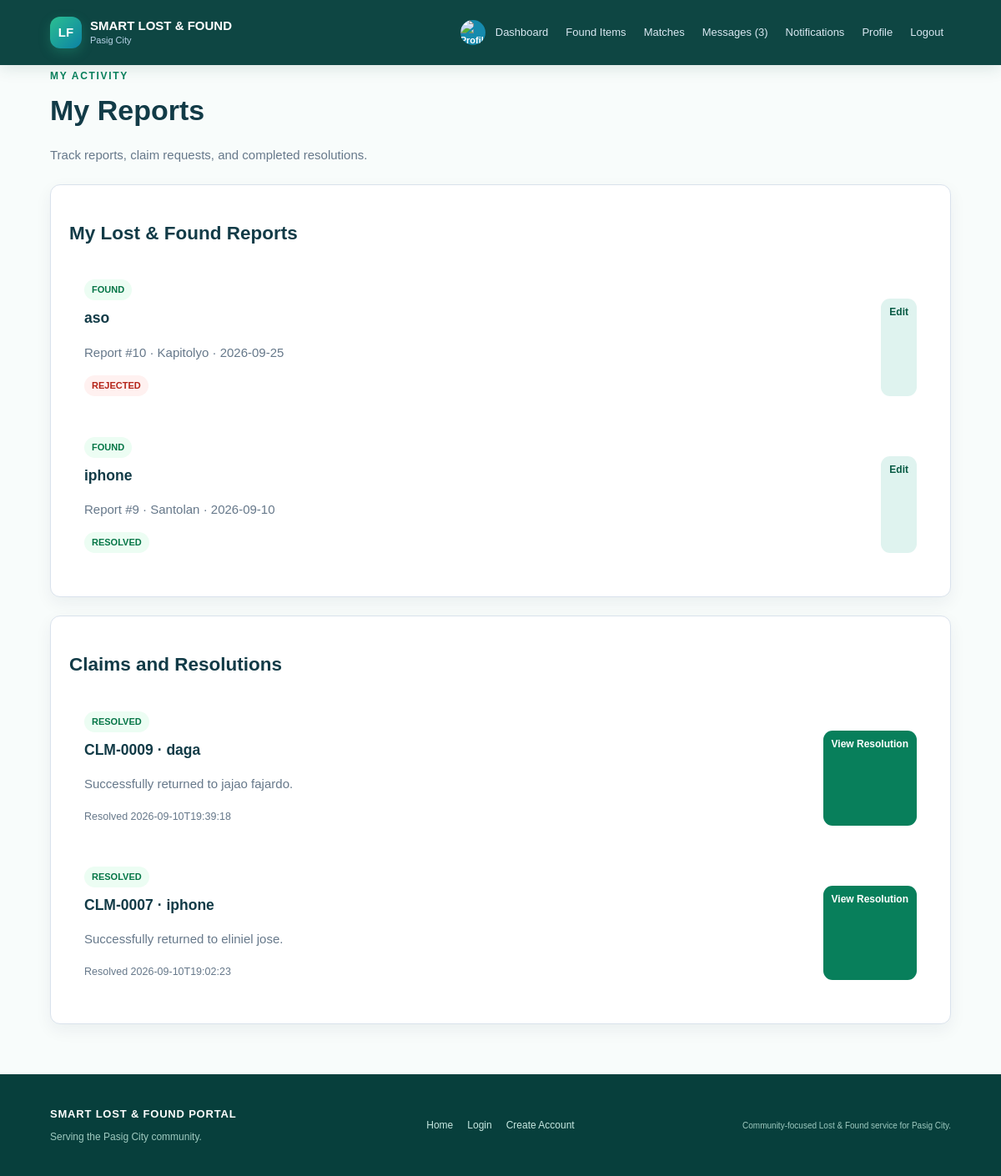
The app's page /my-reports (signed in), older data.
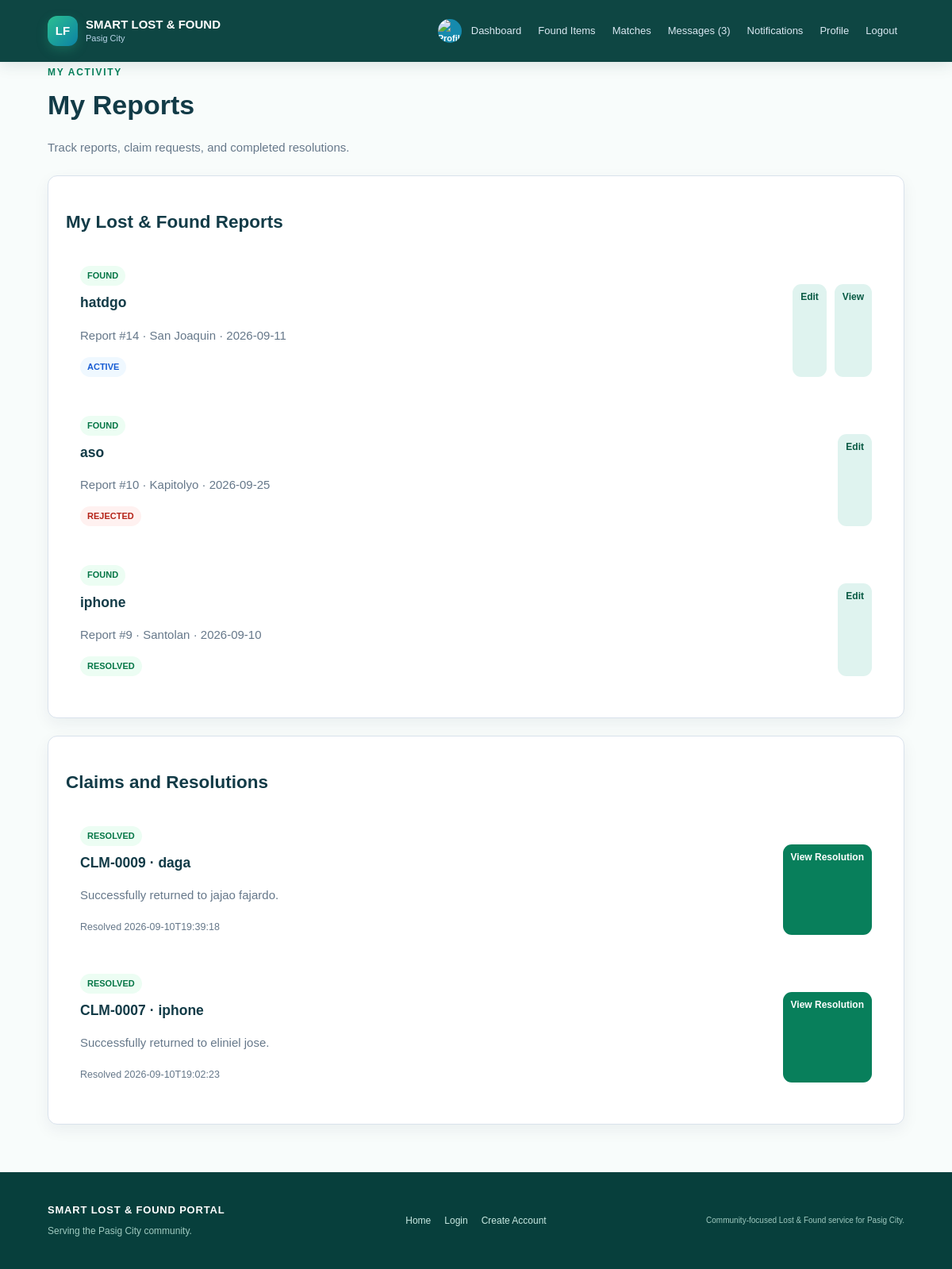
The same page, newer data.
### tables this page shows
CREATE TABLE items (id INTEGER PRIMARY KEY AUTOINCREMENT, user_id INTEGER NOT NULL, item_type TEXT NOT NULL, item_name TEXT NOT NULL, category TEXT NOT NULL, location TEXT NOT NULL, item_date TEXT NOT NULL, item_time TEXT, color TEXT, description TEXT, status TEXT NOT NULL DEFAULT 'ACTIVE', created_at TEXT DEFAULT CURRENT_TIMESTAMP, additional_details TEXT, contact_info TEXT, image_filename TEXT, updated_at TEXT, specific_location TEXT, review_notes TEXT, FOREIGN KEY(user_id) REFERENCES users(id));

CREATE TABLE claims (id INTEGER PRIMARY KEY AUTOINCREMENT, item_id INTEGER NOT NULL, claimant_id INTEGER NOT NULL, proof TEXT, status TEXT NOT NULL DEFAULT 'PENDING', admin_notes TEXT, created_at TEXT DEFAULT CURRENT_TIMESTAMP, reviewed_at TEXT, reason TEXT, proof_filename TEXT, id_filename TEXT, updated_at TEXT, release_barangay TEXT, release_location TEXT, release_instructions TEXT, required_documents TEXT, coordination_contact TEXT, FOREIGN KEY(item_id) REFERENCES items(id), FOREIGN KEY(claimant_id) REFERENCES users(id));

CREATE TABLE users (id INTEGER PRIMARY KEY AUTOINCREMENT, username TEXT UNIQUE NOT NULL, email TEXT UNIQUE NOT NULL, password_hash TEXT NOT NULL, role TEXT NOT NULL DEFAULT 'STUDENT', full_name TEXT, student_id TEXT, security_question TEXT, security_answer_hash TEXT, account_status TEXT DEFAULT 'ACTIVE', created_at TEXT, profile_picture TEXT, theme_preference TEXT DEFAULT 'light');

### main.py (the view)
@app.route("/my-reports")
def my_reports():
    if (blocked := normal_user_required()):
        return blocked
    conn = get_connection()
    items = conn.execute("SELECT * FROM items WHERE user_id=? ORDER BY id DESC", (session["user_id"],)).fetchall()
    claims = conn.execute(
        "SELECT claims.*,items.item_name,items.user_id AS finder_id,claimant.full_name AS claimant_name,claimant.profile_picture AS claimant_picture "
        "FROM claims JOIN items ON items.id=claims.item_id JOIN users AS claimant ON claimant.id=claims.claimant_id "
        "WHERE claims.claimant_id=? OR items.user_id=? ORDER BY claims.id DESC",
        (session["user_id"], session["user_id"])
    ).fetchall()
    conn.close()
    return render_template("my_reports.html", items=items, claims=claims)

### database.py (called while the page is built)
def get_connection():
    conn = sqlite3.connect(DB_NAME)
    conn.row_factory = sqlite3.Row
    conn.execute("PRAGMA foreign_keys = ON")
    return conn

### main.py (called while the page is built)
def is_admin(user=None):
    return bool(user and str(user["role"]).upper() == "ADMIN")

def current_user():
    user_id = session.get("user_id")
    if not user_id:
        return None
    conn = get_connection()
    user = conn.execute("SELECT * FROM users WHERE id=?", (user_id,)).fetchone()
    conn.close()
    return user

def user_required(message="Please log in to continue."):
    if not session.get("user_id"):
        flash(message, "info")
        return redirect(url_for("login", next=request.path))
    return None

def normal_user_required(message="Please log in to continue."):
    blocked = user_required(message)
    if blocked:
        return blocked
    if is_admin(current_user()):
        abort(403)
    return None

def avatar_url(user):
    filename = user["profile_picture"] if user and "profile_picture" in user.keys() else None
    return url_for("static", filename=f"uploads/avatars/{filename}") if filename else None

def claim_code(claim_id):
    return f"CLM-{claim_id:04d}"

### templates/my_reports.html
{% extends "base.html" %}{% block title %}My Reports | Pasig City{% endblock %}{% block content %}<div class="page-head"><span class="eyebrow">MY ACTIVITY</span><h1>My Reports</h1><p class="muted">Track reports, claim requests, and completed resolutions.</p></div><section class="panel"><h2>My Lost & Found Reports</h2>{% if items %}<div class="report-list">{% for item in items %}<article class="report-row"><div><span class="badge {{ item['item_type']|lower }}">{{ item['item_type']|title }}</span><h3>{{ item['item_name'] }}</h3><p>Report #{{ item['id'] }} &middot; {{ item['location'] }} &middot; {{ item['item_date'] }}</p><span class="status status-{{ item['status']|lower|replace(' ','-') }}">{{ item['status']|title }}</span></div><div class="row-actions"><a class="btn small secondary" href="{{ url_for('edit_report',item_id=item['id']) }}">Edit</a>{% if item['status'] not in ['RESOLVED','REJECTED'] %}<a class="btn small secondary" href="{{ url_for('item_detail',item_id=item['id']) }}">View</a>{% endif %}</div></article>{% endfor %}</div>{% else %}<div class="empty">You have not submitted a report yet.</div>{% endif %}</section><section class="panel"><h2>Claims and Resolutions</h2>{% if claims %}<div class="report-list">{% for claim in claims %}<article class="report-row"><div><span class="status status-{{ claim['status']|lower|replace(' ','-') }}">{{ claim['status']|title }}</span><h3>{{ claim_code(claim['id']) }} &middot; {{ claim['item_name'] }}</h3>{% if claim['status']=='RESOLVED' %}<p>Successfully returned to {{ claim['claimant_name'] or 'the rightful owner' }}.</p><small>Resolved {{ claim['reviewed_at'] or claim['updated_at'] }}</small>{% else %}<p>{{ claim['reason'] or claim['proof'] }}</p><small>Submitted {{ claim['created_at'] }}</small>{% endif %}</div><div class="row-actions">{% if claim['status']=='RESOLVED' %}<a class="btn small primary" href="{{ url_for('claim_resolution',claim_id=claim['id']) }}">View Resolution</a>{% else %}<a class="btn small primary" href="{{ url_for('claim_conversation',claim_id=claim['id']) }}">Open Private Chat</a>{% endif %}</div></article>{% endfor %}</div>{% else %}<div class="empty">No claims or resolutions yet.</div>{% endif %}</section>{% endblock %}

Row changes from the older to the newer data that the page shows:
added items: item_type "FOUND", item_name "hatdgo", id "14", location "San Joaquin", item_date "2026-09-11", status "ACTIVE"
